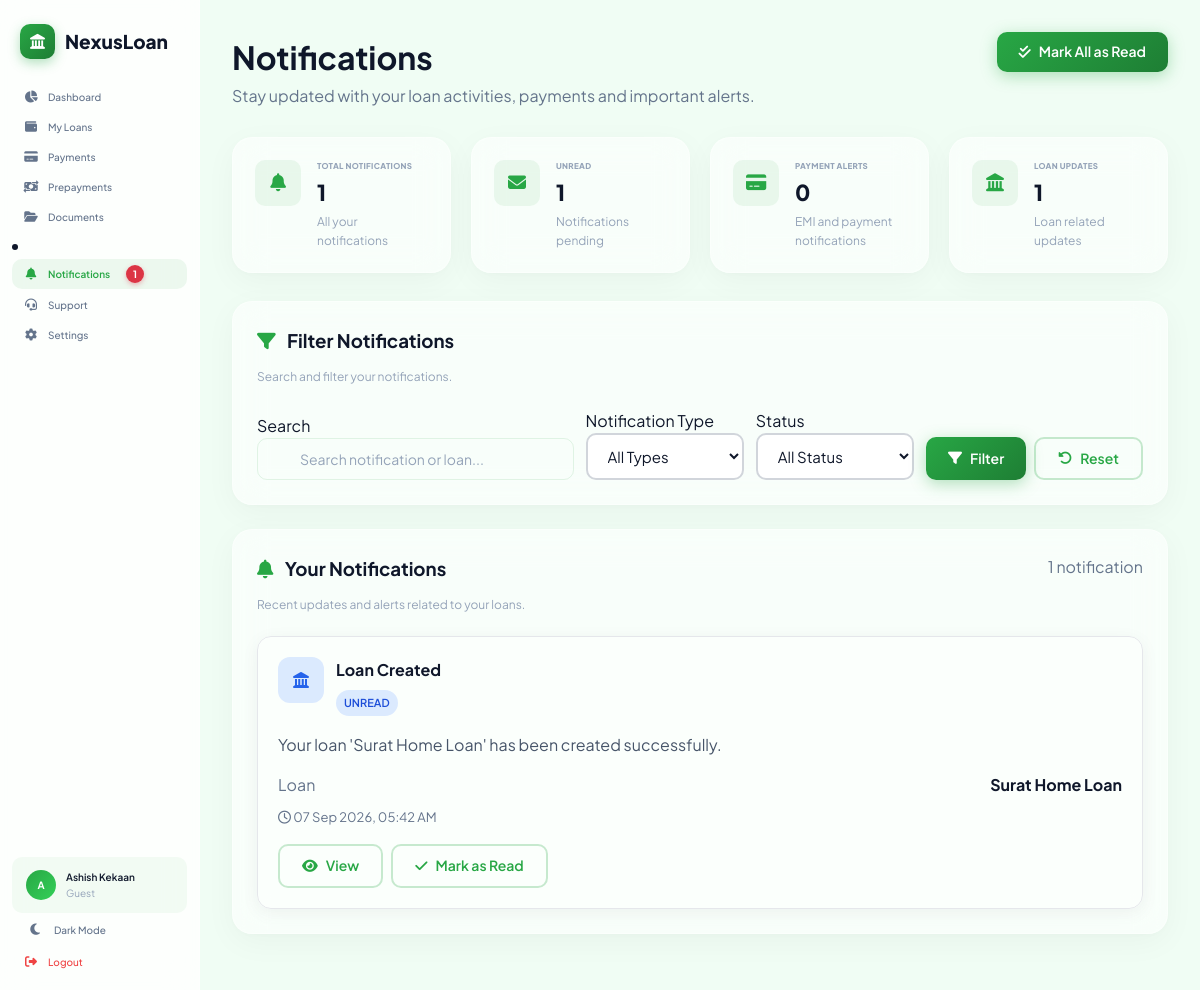
The app's page /notifications/ (signed in), older data.
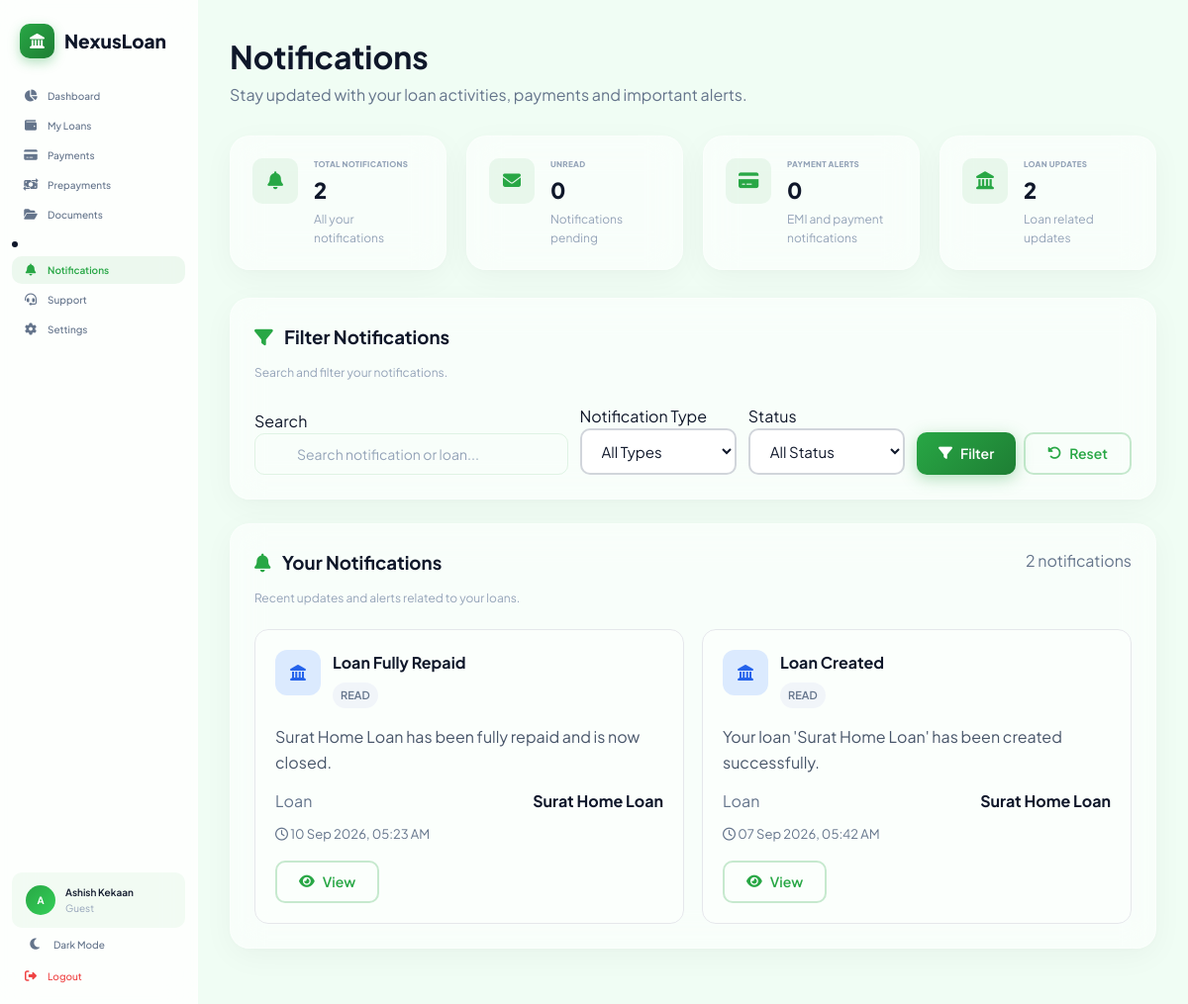
The same page, newer data.
### loans/models.py (models this page shows, shortened)
class Notification(models.Model):
    TYPE_CHOICES = [
        ("loan", "Loan"),
        ("payment", "Payment"),
        ("document", "Document"),
        ("reminder", "Reminder"),
        ("system", "System"),
    ]
    user = models.ForeignKey(
        settings.AUTH_USER_MODEL, on_delete=models.CASCADE, related_name="notifications"
    )
    loan = models.ForeignKey(
        "loans.Loan",
        on_delete=models.CASCADE,
        related_name="notifications",
        null=True,
        blank=True,
    )
    title = models.CharField(max_length=255)
    message = models.TextField()
    notification_type = models.CharField(
        max_length=20, choices=TYPE_CHOICES, default="system"
    )
    is_read = models.BooleanField(default=False)
    created_at = models.DateTimeField(auto_now_add=True)
    class Meta:
        ordering = ["-created_at"]
        indexes = [
            models.Index(fields=["user", "is_read"]),
            models.Index(fields=["user", "notification_type"]),
            models.Index(fields=["created_at"]),
        ]

class Loan(models.Model):
    STATUS_CHOICES = [
        ("active", "Active"),
        ("closed", "Closed"),
        ("default", "Default"),
    ]
    LOAN_TYPE_CHOICES = [
        ("home", "Home Loan"),
        ("car", "Car Loan"),
        ("education", "Education Loan"),
        ("personal", "Personal Loan"),
        ("business", "Business Loan"),
        ("gold", "Gold Loan"),
        ("other", "Other"),
    ]
    EMI_FREQUENCY_CHOICES = [
        ("monthly", "Monthly"),
        ("quarterly", "Quarterly"),
        ("half_yearly", "Half Yearly"),
        ("yearly", "Yearly"),
    ]
    user = models.ForeignKey(
        settings.AUTH_USER_MODEL, on_delete=models.CASCADE, related_name="loans"
    )
    loan_name = models.CharField(max_length=200)
    loan_type = models.CharField(
        max_length=20, choices=LOAN_TYPE_CHOICES, default="home"
    )
    amount = models.DecimalField(max_digits=15, decimal_places=2)
    interest_rate = models.DecimalField(max_digits=5, decimal_places=2)
    tenure_years = models.PositiveIntegerField()
    emi = models.DecimalField(max_digits=15, decimal_places=2)
    start_date = models.DateField()
    first_emi_date = models.DateField(
        null=True,
        blank=True,
        help_text="Date on which first EMI will be deducted.",
    )
    emi_frequency = models.CharField(
        max_length=20, choices=EMI_FREQUENCY_CHOICES, default="monthly"
    )
    auto_debit = models.BooleanField(
        default=True, help_text="Automatically deduct EMI on due date."
    )
    status = models.CharField(max_length=20, choices=STATUS_CHOICES, default="active")
    closed_date = models.DateField(null=True, blank=True)
    remaining_balance = models.DecimalField(max_digits=15, decimal_places=2, default=0)
    total_interest_paid = models.DecimalField(
        max_digits=15, decimal_places=2, default=0
    )
    is_public = models.BooleanField(
        default=False, help_text="Make visible to lenders for investment"
    )
    funded_amount = models.DecimalField(max_digits=15, decimal_places=2, default=0)
    created_at = models.DateTimeField(auto_now_add=True)
    updated_at = models.DateTimeField(auto_now=True)
    class Meta:
        ordering = ["-created_at"]
        verbose_name = "Loan"
        verbose_name_plural = "Loans"

### loans/views.py (the view, shortened to what this page needs)
# urls.py: path("notifications/", notifications_dashboard, name="notifications_dashboard"),
@login_required
def notifications_dashboard(request):
    is_admin = request.user.is_staff or request.user.is_superuser
    if is_admin:
        notifications = (
            Notification.objects.select_related("user", "loan")
            .all()
            .order_by("-created_at")
        )
        all_notifications = Notification.objects.all()
    else:
        notifications = (
            Notification.objects.filter(user=request.user)
            .select_related("loan")
            .order_by("-created_at")
        )
        all_notifications = Notification.objects.filter(user=request.user)
    search = request.GET.get("search", "").strip()
    notification_type = request.GET.get("type", "").strip()
    status = request.GET.get("status", "").strip()
    if notification_type:
        notifications = notifications.filter(notification_type=notification_type)
    if status == "read":
        notifications = notifications.filter(is_read=True)
    elif status == "unread":
        notifications = notifications.filter(is_read=False)
    total_notifications = all_notifications.count()
    unread_count = all_notifications.filter(is_read=False).count()
    payment_alerts = all_notifications.filter(notification_type="payment").count()
    loan_updates = all_notifications.filter(notification_type="loan").count()
    if is_admin:
        notified_users = all_notifications.values("user_id").distinct().count()
    else:
        notified_users = 1
    paginator = Paginator(notifications, 12)
    page_number = request.GET.get("page")
    page_obj = paginator.get_page(page_number)
    context = {
        "page_title": "Notifications",
        "notifications": page_obj.object_list,
        "page_obj": page_obj,
        "total_notifications": total_notifications,
        "unread_count": unread_count,
        "payment_alerts": payment_alerts,
        "loan_updates": loan_updates,
        "notified_users": notified_users,
        "search": search,
        "selected_type": notification_type,
        "selected_status": status,
        "notification_types": Notification.TYPE_CHOICES,
        "has_notifications": total_notifications > 0,
        "is_admin": is_admin,
    }
    return render(request, "loans/notifications_dashboard.html", context)

### loan_manager/context_processors.py (called while the page is built)
def loan_notifications(request):
    if not request.user.is_authenticated:
        return {
            "header_notifications": [],
            "header_unread_notifications": 0,
        }
    if request.user.is_staff:
        notifications = Notification.objects.select_related("loan", "user").order_by(
            "-created_at"
        )[:5]
        unread_count = Notification.objects.filter(is_read=False).count()
    else:
        notifications = (
            Notification.objects.filter(user=request.user)
            .select_related("loan")
            .order_by("-created_at")[:5]
        )
        unread_count = Notification.objects.filter(
            user=request.user, is_read=False
        ).count()
    return {
        "header_notifications": notifications,
        "header_unread_notifications": unread_count,
        "is_admin": request.user.is_staff,
    }

### templates/loans/notifications_dashboard.html (shortened to what the changed rows need)
{% extends 'app_layout.html' %}
{% load static %}
{% block app_content %}
<div class="page-header">
    <div>
        <h1>
            {% if is_admin %}
                Notification Management
            {% else %}
                Notifications
            {% endif %}
        </h1>
    </div>
    {% if unread_count %}
        <form method="post" action="{% url 'mark_all_notifications_read' %}">
            <button type="submit" class="btn btn-primary">
                <i class="fas fa-check-double"></i>
                Mark All as Read
            </button>
        </form>
    {% endif %}
</div>
<div class="summary-grid">
    <div class="summary-card glass-card">
        <div class="sc-info">
            <span class="sc-label">Total Notifications</span>
            <span class="sc-value">{{ total_notifications }}</span>
            <span class="sc-sub">
                {% if is_admin %}Across all users{% else %}All your notifications{% endif %}
            </span>
        </div>
    </div>
    <div class="summary-card glass-card">
        <div class="sc-info">
            <span class="sc-label">Unread</span>
            <span class="sc-value">{{ unread_count }}</span>
            <span class="sc-sub">Notifications pending</span>
        </div>
    </div>
    <div class="summary-card glass-card">
        <div class="sc-info">
            <span class="sc-label">Loan Updates</span>
            <span class="sc-value">{{ loan_updates }}</span>
            <span class="sc-sub">Loan related updates</span>
        </div>
    </div>
</div>
{% if notifications %}
    <div class="glass-card notifications-card">
        <div class="notifications-header">
            <div>
                <h3>
                    <i class="fas fa-bell"></i>
                    {% if is_admin %}All Notifications{% else %}Your Notifications{% endif %}
                </h3>
                <span class="sc-sub">
                    {% if is_admin %}
                        Recent notifications generated across the platform.
                    {% else %}
                        Recent updates and alerts related to your loans.
                    {% endif %}
                </span>
            </div>
            <span class="text-muted">
                {{ page_obj.paginator.count }}
                notification{{ page_obj.paginator.count|pluralize }}
            </span>
        </div>
        <div class="notification-grid">
            {% for notification in notifications %}
                {% if notification.notification_type == "loan" %}
                    {% with icon="fa-landmark" icon_bg="#dbeafe" icon_color="#2563eb" %}
                        <div class="notification-item {% if not notification.is_read %}notification-unread{% endif %}">
                            <div class="notification-top">
                                <div class="notification-icon" style="background:{{ icon_bg }};color:{{ icon_color }};">
                                    <i class="fas {{ icon }}"></i>
                                </div>
                                <div class="notification-heading">
                                    <h4>{{ notification.title }}</h4>
                                    <span class="notification-status {% if not notification.is_read %}status-unread{% else %}status-read{% endif %}">
                                        {% if not notification.is_read %}UNREAD{% else %}READ{% endif %}
                                    </span>
                                </div>
                            </div>
                            <p class="notification-message">{{ notification.message }}</p>
                            {% if notification.loan %}
                                <div class="notification-meta-row">
                                    <span class="text-muted">Loan</span>
                                    <strong>{{ notification.loan.loan_name }}</strong>
                                </div>
                            {% endif %}
                            <div class="notification-time">
                                <i class="far fa-clock"></i>
                                {{ notification.created_at|date:"d M Y, h:i A" }}
                            </div>
                            <div class="notification-actions">
                                {% if notification.loan %}
                                    <a href="{% url 'loan_detail' notification.loan.pk %}" class="btn btn-outline btn-sm">
                                        <i class="fas fa-eye"></i>
                                        View
                                    </a>
                                {% endif %}
                                {% if not notification.is_read %}
                                    <form method="post" action="{% url 'mark_notification_read' notification.id %}">
                                        <button type="submit" class="btn btn-outline btn-sm">
                                            <i class="fas fa-check"></i>
                                            Mark as Read
                                        </button>
                                    </form>
                                {% endif %}
                            </div>
                        </div>
                    {% endwith %}
                {% endif %}
            {% endfor %}
        </div>
    </div>
{% endif %}
{% endblock %}

### templates/app_layout.html (shortened to what the changed rows need)
{% extends 'base.html' %}
{% load static %}
{% block content %}
<div class="app-layout">
    <aside class="sidebar" id="sidebar">
        <nav class="sidebar-nav">
            {% if not request.user.is_staff %}
                <li>
                    <a href="{% url 'notifications_dashboard' %}" class="nav-item {% if request.resolver_match.url_name == 'notifications_dashboard' %}active{% endif %}">
                        <i class="fas fa-bell"></i>
                        <span>Notifications</span>
                        {% if header_unread_notifications > 0 %}
                            <span class="notification-badge">{{ header_unread_notifications }}</span>
                        {% endif %}
                    </a>
                </li>
            {% endif %}
        </nav>
    </aside>
    <main class="main-content">
        {% block app_content %}{% endblock %}
    </main>
</div>
{% endblock %}

Row changes from the older to the newer data that the page shows:
added Notification: title "Loan Fully Repaid", is_read "READ", message "Surat Home Loan has been fully repaid and is now closed.", loan.loan_name "Surat Home Loan", created_at "10 Sep 2026, 05:23 AM", shows "View"
changed Notification "Loan Created": is_read "UNREAD Mark as Read" → "READ"
Text that changed along with them:
{{ total_notifications }}: "1" → "2"
{{ unread_count }}: "1" → "0"
{{ loan_updates }}: "1" → "2"
{{ page_obj.paginator.count }}: "1" → "2"
{{ header_unread_notifications }}: "1" → (not shown)
text no longer shown: "Mark All as Read"
